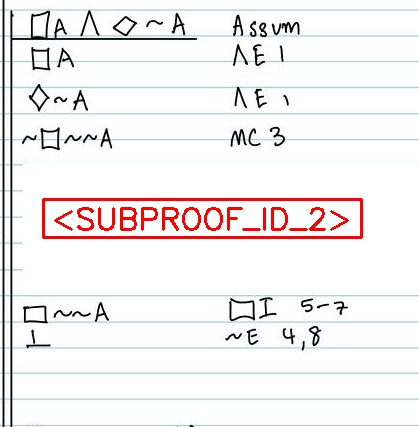
#> input picture proofs_ocr/regression/fixtures/modal/handwritten/repo_crop_node1/image.jpg, 419 x 427 px
$ python bold_fitch_lines.py ../proofs_ocr/regression/fixtures/modal/handwritten/repo_crop_node1/image.jpg
#> lines starting #> are read from the running program, lines starting #| are printed output that depends on the picture; after the words box and inside, x2 and y2 are one past the last pixel; in counts of white or black regions, pixels touching at a corner belong together
import cv2
import numpy as np
import os
import argparse

def merge_vertical_segments(contours, x_threshold=10, y_gap_threshold=50):
    boxes = [cv2.boundingRect(c) for c in contours]
    boxes.sort(key=lambda b: (b[0], b[1]))

    merged_boxes = []
    if not boxes:
        return []

    curr_x, curr_y, curr_w, curr_h = boxes[0]

    for next_box in boxes[1:]:
        nx, ny, nw, nh = next_box
        # Check alignment (X) and proximity (Y)
        same_column = abs(curr_x - nx) < x_threshold
        gap = ny - (curr_y + curr_h)
        close_vertically = gap < y_gap_threshold

        if same_column and close_vertically:
            # MERGE
            new_x = min(curr_x, nx)
            new_y = min(curr_y, ny)
            new_w = max(curr_x + curr_w, nx + nw) - new_x
            new_h = max(curr_y + curr_h, ny + nh) - new_y
            curr_x, curr_y, curr_w, curr_h = new_x, new_y, new_w, new_h
        else:
            # PUSH AND RESET
            merged_boxes.append((curr_x, curr_y, curr_w, curr_h))
            curr_x, curr_y, curr_w, curr_h = nx, ny, nw, nh

    merged_boxes.append((curr_x, curr_y, curr_w, curr_h))
    return merged_boxes

def highlight_proof_scopes(image_path, output_suffix="_highlighted", debug=False):
#> called with output_suffix = '_highlighted', debug = False
    img = cv2.imread(image_path)
#> img is the input picture: shape (427, 419, 3); mean B, G, R 239.1, 239.1, 242.4
    if img is None:
        print(f"Error: Could not load '{image_path}'")
        return None

    filename, ext = os.path.splitext(image_path)

    # 1. Grayscale
    gray = cv2.cvtColor(img, cv2.COLOR_BGR2GRAY)
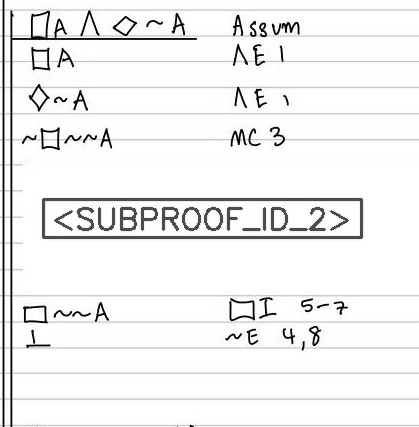
#> gray: shape (427, 419); min 0, max 255, mean 240.1

    # 2. Adaptive Threshold
    binary = cv2.adaptiveThreshold(
        gray, 255, cv2.ADAPTIVE_THRESH_GAUSSIAN_C,
        cv2.THRESH_BINARY_INV, 91, 15
    )
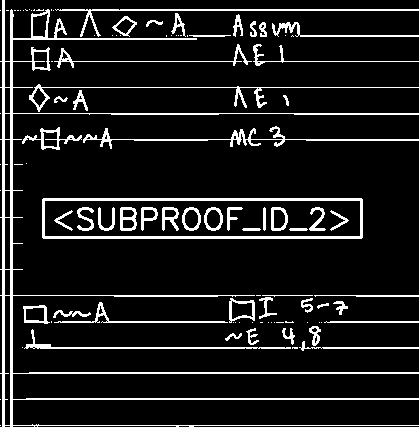
#> binary: shape (427, 419); 10.5% white in thin lines or dots
    if debug:
        cv2.imwrite(f"{filename}_debug_1_binary{ext}", binary)
        print(f"Saved: {filename}_debug_1_binary{ext}")

    # 3. DILATION (The Fix)
    # Kernel: (1, 6) means 1px tall, 6px wide.
    # This smears the line horizontally to catch the 'kink' without adding height.
    dilate_kernel = np.ones((1, 6), np.uint8)
    dilated = cv2.dilate(binary, dilate_kernel, iterations=1)
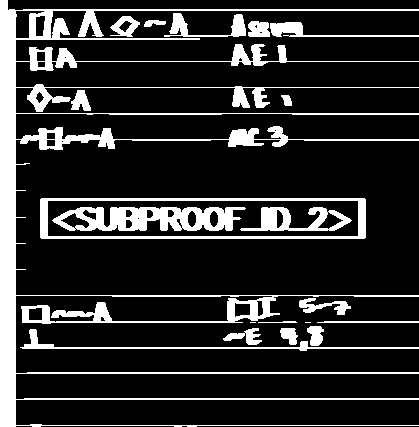
#> dilated: shape (427, 419); 17.3% white; 20 white regions (2 under 20 px), largest, box (x1, y1, x2, y2) and area: (0, 0, 419, 427) 19352, (52, 207, 246, 231) 3046, (40, 198, 366, 239) 2512

    if debug:
        cv2.imwrite(f"{filename}_debug_1b_dilated{ext}", dilated)
        print(f"Saved: {filename}_debug_1b_dilated{ext}")

    # 4. Vertical Filter (Applied to the FAT lines)
    vertical_kernel = cv2.getStructuringElement(cv2.MORPH_RECT, (1, 80))
    vertical_mask = cv2.morphologyEx(dilated, cv2.MORPH_OPEN, vertical_kernel)
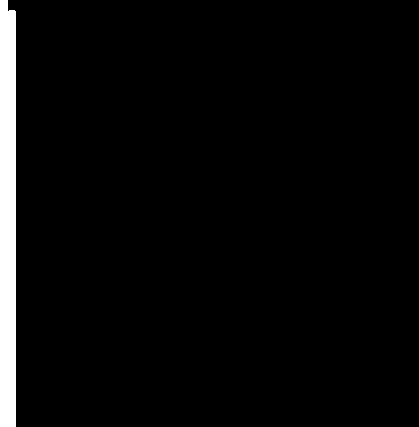
#> vertical_mask: shape (427, 419); 3.8% white; 1 white region

    if debug:
        cv2.imwrite(f"{filename}_debug_2_vertical_mask{ext}", vertical_mask)
        print(f"Saved: {filename}_debug_2_vertical_mask{ext}")

    # 5. Find Contours
    contours, _ = cv2.findContours(vertical_mask, cv2.RETR_EXTERNAL, cv2.CHAIN_APPROX_SIMPLE)
#> contours = 1 contour; box (x1, y1, x2, y2) and area: (0, 0, 16, 427) 6308

    if debug:
        # Draw what the computer "sees" (The Red Boxes)
        debug_contours = img.copy()
        for c in contours:
            x, y, w, h = cv2.boundingRect(c)
            cv2.rectangle(debug_contours, (x, y), (x+w, y+h), (0, 0, 255), 2)
        cv2.imwrite(f"{filename}_debug_3_raw_contours{ext}", debug_contours)
        print(f"Saved: {filename}_debug_3_raw_contours{ext}")

    # 6. Merge Segments
    # x_threshold=20 allows for more slant/wobble
    final_boxes = merge_vertical_segments(contours, x_threshold=20, y_gap_threshold=100)
#> in merge_vertical_segments, `boxes = [cv2.boundingRect(c) for c in contours]`: boxes = [(0, 0, 16, 427)]
#> in merge_vertical_segments, `curr_x, curr_y, curr_w, curr_h = boxes[0]`: curr_x = 0; curr_w = 16; curr_h = 427
#> after the loop in merge_vertical_segments, `for next_box in boxes[1:]:`: merged_boxes = []
#> final_boxes = [(0, 0, 16, 427)]

    # 7. Draw Final Highlights
    output_img = img.copy()
    img_h, img_w = img.shape[:2]
#> img_h = 427; img_w = 419
    colors = [(255, 255, 0), (255, 0, 255), (0, 255, 255)]

    for i, (x, y, w, h) in enumerate(final_boxes):
        if h < 80: continue

        # CHEAT: Extend top upwards by 25px just to be safe
        y_adjusted = max(0, y - 25)
        h_adjusted = h + 25

        overlay = output_img.copy()
        color = colors[i % len(colors)]

        cv2.rectangle(overlay, (x, y_adjusted), (img_w, y_adjusted + h_adjusted), color, -1)

        alpha = 0.2
        output_img = cv2.addWeighted(overlay, alpha, output_img, 1 - alpha, 0)
        cv2.line(output_img, (x, y_adjusted), (x, y_adjusted + h_adjusted), (50, 50, 50), 2)
#> this loop made 1 pass
#> (x, y, w, h, y_adjusted, h_adjusted, color, alpha) on pass 1: (0, 0, 16, 427, 0, 452, (255, 255, 0), 0.2)
#> pass 1, in highlight_proof_scopes, `output_img = cv2.addWeighted(overlay, alpha, output_img, 1 - alpha, 0)`:
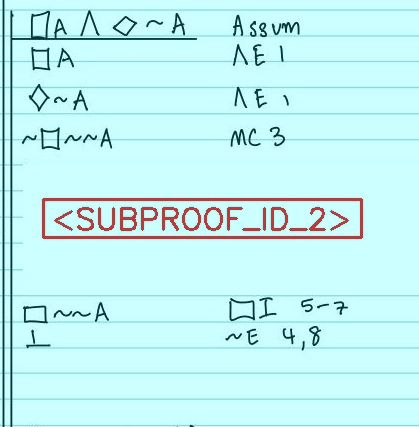
#> output_img: shape (427, 419, 3); mean B, G, R 242.2, 242.3, 193.9
#> after the loop:
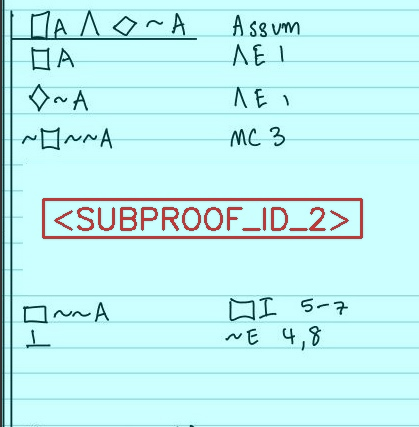
#> output_img: shape (427, 419, 3); 0.48% of pixels changed, all inside (x1, y1, x2, y2) = (0, 0, 2, 427)
#> after the loop:
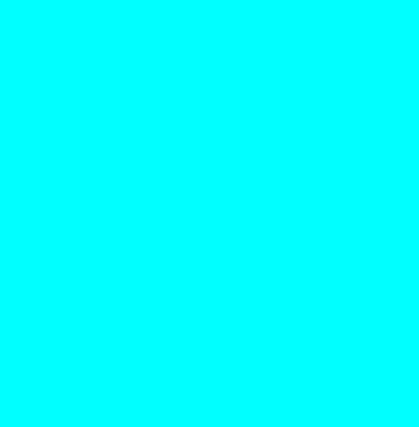
#> overlay: shape (427, 419, 3); mean B, G, R 255, 255, 0

    output_path = f"{filename}{output_suffix}{ext}"
    cv2.imwrite(output_path, output_img)
    print(f"Final output saved to: {output_path}")

if __name__ == "__main__":
    parser = argparse.ArgumentParser()
    parser.add_argument("files", nargs="*", help="List of image files")
    # This enables the --debug flag
    parser.add_argument("--debug", action="store_true", help="Save intermediate debug images")
    args = parser.parse_args()

    if args.files:
        for file in args.files:
            if os.path.exists(file):
                highlight_proof_scopes(file, debug=args.debug)
            else:
                print(f"Skipping '{file}': File not found.")
    else:
        print("Usage: python bold_fitch_lines.py image.jpg --debug")
